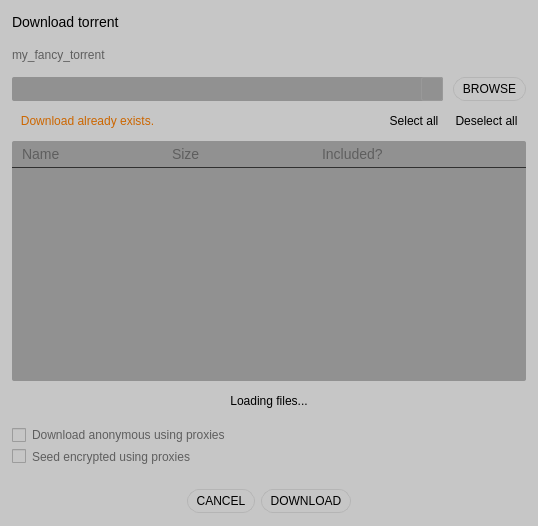
<?xml version="1.0" encoding="UTF-8"?>
<ui version="4.0">
 <class>Form</class>
 <widget class="QWidget" name="Form">
  <property name="geometry">
   <rect>
    <x>0</x>
    <y>0</y>
    <width>538</width>
    <height>526</height>
   </rect>
  </property>
  <property name="sizePolicy">
   <sizepolicy hsizetype="Expanding" vsizetype="Expanding">
    <horstretch>0</horstretch>
    <verstretch>0</verstretch>
   </sizepolicy>
  </property>
  <property name="minimumSize">
   <size>
    <width>0</width>
    <height>0</height>
   </size>
  </property>
  <property name="maximumSize">
   <size>
    <width>16777215</width>
    <height>16777215</height>
   </size>
  </property>
  <property name="cursor">
   <cursorShape>ArrowCursor</cursorShape>
  </property>
  <property name="windowTitle">
   <string>Form</string>
  </property>
  <property name="autoFillBackground">
   <bool>false</bool>
  </property>
  <property name="styleSheet">
   <string notr="true">QWidget {
background-color: #c6c6c6;
border-radius: 2px;
}
QToolButton {
border: 1px solid #B5B5B5;
border-radius: 12px;
color: black;
padding-left: 4px;
padding-right: 4px;
}
QToolButton::hover {
border: 1px solid white;
color: black;
}</string>
  </property>
  <layout class="QVBoxLayout" name="verticalLayout">
   <property name="spacing">
    <number>0</number>
   </property>
   <property name="sizeConstraint">
    <enum>QLayout::SetMinimumSize</enum>
   </property>
   <property name="leftMargin">
    <number>0</number>
   </property>
   <property name="topMargin">
    <number>0</number>
   </property>
   <property name="rightMargin">
    <number>0</number>
   </property>
   <property name="bottomMargin">
    <number>0</number>
   </property>
   <item>
    <widget class="QWidget" name="dialog_main_container" native="true">
     <property name="sizePolicy">
      <sizepolicy hsizetype="Expanding" vsizetype="Expanding">
       <horstretch>0</horstretch>
       <verstretch>0</verstretch>
      </sizepolicy>
     </property>
     <layout class="QVBoxLayout" name="verticalLayout_2">
      <property name="spacing">
       <number>0</number>
      </property>
      <property name="sizeConstraint">
       <enum>QLayout::SetMinimumSize</enum>
      </property>
      <property name="leftMargin">
       <number>12</number>
      </property>
      <property name="topMargin">
       <number>12</number>
      </property>
      <property name="rightMargin">
       <number>12</number>
      </property>
      <property name="bottomMargin">
       <number>12</number>
      </property>
      <item>
       <widget class="QLabel" name="dialog_title_label">
        <property name="sizePolicy">
         <sizepolicy hsizetype="Preferred" vsizetype="Fixed">
          <horstretch>0</horstretch>
          <verstretch>0</verstretch>
         </sizepolicy>
        </property>
        <property name="minimumSize">
         <size>
          <width>0</width>
          <height>20</height>
         </size>
        </property>
        <property name="maximumSize">
         <size>
          <width>16777215</width>
          <height>20</height>
         </size>
        </property>
        <property name="styleSheet">
         <string notr="true">font-size: 14px;
color: black;</string>
        </property>
        <property name="text">
         <string>Download torrent</string>
        </property>
       </widget>
      </item>
      <item>
       <widget class="QLabel" name="torrent_name_label">
        <property name="sizePolicy">
         <sizepolicy hsizetype="Expanding" vsizetype="Expanding">
          <horstretch>0</horstretch>
          <verstretch>0</verstretch>
         </sizepolicy>
        </property>
        <property name="minimumSize">
         <size>
          <width>0</width>
          <height>28</height>
         </size>
        </property>
        <property name="maximumSize">
         <size>
          <width>16777215</width>
          <height>200</height>
         </size>
        </property>
        <property name="styleSheet">
         <string notr="true">color: #5e5e5e;</string>
        </property>
        <property name="text">
         <string>my_fancy_torrent</string>
        </property>
        <property name="wordWrap">
         <bool>true</bool>
        </property>
       </widget>
      </item>
      <item>
       <widget class="QWidget" name="widget" native="true">
        <layout class="QHBoxLayout" name="horizontalLayout_2">
         <property name="spacing">
          <number>10</number>
         </property>
         <property name="leftMargin">
          <number>0</number>
         </property>
         <property name="topMargin">
          <number>0</number>
         </property>
         <property name="rightMargin">
          <number>0</number>
         </property>
         <property name="bottomMargin">
          <number>0</number>
         </property>
         <item>
          <widget class="QComboBox" name="destination_input">
           <property name="minimumSize">
            <size>
             <width>0</width>
             <height>24</height>
            </size>
           </property>
           <property name="maximumSize">
            <size>
             <width>16777215</width>
             <height>24</height>
            </size>
           </property>
           <property name="styleSheet">
            <string notr="true">QComboBox {
background-color: #919191;
border: none;
color: #5e5e5e;
padding: 4px;
}
QComboBox::drop-down {
width: 20px;
border: 1px solid #999;
border-radius: 2px;
}
QComboBox QAbstractItemView {
selection-background-color: #919191;
}</string>
           </property>
           <property name="editable">
            <bool>true</bool>
           </property>
           <property name="currentText">
            <string/>
           </property>
          </widget>
         </item>
         <item>
          <widget class="QToolButton" name="browse_dir_button">
           <property name="minimumSize">
            <size>
             <width>0</width>
             <height>24</height>
            </size>
           </property>
           <property name="maximumSize">
            <size>
             <width>16777215</width>
             <height>24</height>
            </size>
           </property>
           <property name="text">
            <string>BROWSE</string>
           </property>
          </widget>
         </item>
        </layout>
       </widget>
      </item>
      <item>
       <spacer name="verticalSpacer">
        <property name="orientation">
         <enum>Qt::Vertical</enum>
        </property>
        <property name="sizeType">
         <enum>QSizePolicy::Fixed</enum>
        </property>
        <property name="sizeHint" stdset="0">
         <size>
          <width>20</width>
          <height>10</height>
         </size>
        </property>
       </spacer>
      </item>
      <item>
       <widget class="QWidget" name="download_files_container" native="true">
        <layout class="QHBoxLayout" name="horizontalLayout_3">
         <property name="spacing">
          <number>0</number>
         </property>
         <property name="leftMargin">
          <number>0</number>
         </property>
         <property name="topMargin">
          <number>0</number>
         </property>
         <property name="rightMargin">
          <number>0</number>
         </property>
         <property name="bottomMargin">
          <number>0</number>
         </property>
         <item>
          <widget class="QToolButton" name="existing_download_info_label">
           <property name="sizePolicy">
            <sizepolicy hsizetype="Minimum" vsizetype="Fixed">
             <horstretch>0</horstretch>
             <verstretch>0</verstretch>
            </sizepolicy>
           </property>
           <property name="styleSheet">
            <string notr="true">border: None; color: #cc6600;</string>
           </property>
           <property name="text">
            <string>Download already exists.</string>
           </property>
          </widget>
         </item>
         <item>
          <spacer name="horizontalSpacer_3">
           <property name="orientation">
            <enum>Qt::Horizontal</enum>
           </property>
           <property name="sizeHint" stdset="0">
            <size>
             <width>40</width>
             <height>20</height>
            </size>
           </property>
          </spacer>
         </item>
         <item>
          <widget class="QToolButton" name="select_all_files_button">
           <property name="sizePolicy">
            <sizepolicy hsizetype="Minimum" vsizetype="Fixed">
             <horstretch>0</horstretch>
             <verstretch>0</verstretch>
            </sizepolicy>
           </property>
           <property name="cursor">
            <cursorShape>PointingHandCursor</cursorShape>
           </property>
           <property name="styleSheet">
            <string notr="true">border: None;</string>
           </property>
           <property name="text">
            <string>Select all</string>
           </property>
          </widget>
         </item>
         <item>
          <widget class="QToolButton" name="deselect_all_files_button">
           <property name="sizePolicy">
            <sizepolicy hsizetype="Minimum" vsizetype="Fixed">
             <horstretch>0</horstretch>
             <verstretch>0</verstretch>
            </sizepolicy>
           </property>
           <property name="cursor">
            <cursorShape>PointingHandCursor</cursorShape>
           </property>
           <property name="styleSheet">
            <string notr="true">border: None;</string>
           </property>
           <property name="text">
            <string>Deselect all</string>
           </property>
          </widget>
         </item>
        </layout>
       </widget>
      </item>
      <item>
       <spacer name="verticalSpacer_2">
        <property name="orientation">
         <enum>Qt::Vertical</enum>
        </property>
        <property name="sizeType">
         <enum>QSizePolicy::Fixed</enum>
        </property>
        <property name="sizeHint" stdset="0">
         <size>
          <width>20</width>
          <height>10</height>
         </size>
        </property>
       </spacer>
      </item>
      <item>
       <widget class="QTreeWidget" name="files_list_view">
        <property name="sizePolicy">
         <sizepolicy hsizetype="Expanding" vsizetype="Fixed">
          <horstretch>0</horstretch>
          <verstretch>0</verstretch>
         </sizepolicy>
        </property>
        <property name="minimumSize">
         <size>
          <width>0</width>
          <height>240</height>
         </size>
        </property>
        <property name="maximumSize">
         <size>
          <width>16777215</width>
          <height>240</height>
         </size>
        </property>
        <property name="styleSheet">
         <string notr="true">QTreeWidget {
border: none;
font-size: 13px;
background-color: #919191;
}
QTreeWidget::item {
color: black;
}
QHeaderView {
background-color: transparent;
}
QHeaderView::section {
background-color: transparent;
border: none;
padding-left: 10px;
height: 26px;
color: #5e5e5e;
font-size: 14px;
border-bottom: 1px solid #303030;
}
QTableCornerButton::section {
background-color: transparent;
}</string>
        </property>
        <property name="selectionMode">
         <enum>QAbstractItemView::NoSelection</enum>
        </property>
        <property name="indentation">
         <number>0</number>
        </property>
        <attribute name="headerDefaultSectionSize">
         <number>150</number>
        </attribute>
        <attribute name="headerStretchLastSection">
         <bool>true</bool>
        </attribute>
        <column>
         <property name="text">
          <string>Name</string>
         </property>
        </column>
        <column>
         <property name="text">
          <string>Size</string>
         </property>
        </column>
        <column>
         <property name="text">
          <string>Included?</string>
         </property>
        </column>
       </widget>
      </item>
      <item>
       <widget class="QLabel" name="loading_files_label">
        <property name="sizePolicy">
         <sizepolicy hsizetype="Preferred" vsizetype="Fixed">
          <horstretch>0</horstretch>
          <verstretch>0</verstretch>
         </sizepolicy>
        </property>
        <property name="minimumSize">
         <size>
          <width>0</width>
          <height>40</height>
         </size>
        </property>
        <property name="maximumSize">
         <size>
          <width>16777215</width>
          <height>40</height>
         </size>
        </property>
        <property name="styleSheet">
         <string notr="true">color: black;</string>
        </property>
        <property name="text">
         <string>Loading files...</string>
        </property>
        <property name="alignment">
         <set>Qt::AlignCenter</set>
        </property>
       </widget>
      </item>
      <item>
       <widget class="QCheckBox" name="anon_download_checkbox">
        <property name="minimumSize">
         <size>
          <width>0</width>
          <height>28</height>
         </size>
        </property>
        <property name="maximumSize">
         <size>
          <width>16777215</width>
          <height>28</height>
         </size>
        </property>
        <property name="styleSheet">
         <string notr="true">color: #5e5e5e;</string>
        </property>
        <property name="text">
         <string>Download anonymous using proxies</string>
        </property>
       </widget>
      </item>
      <item>
       <widget class="QCheckBox" name="safe_seed_checkbox">
        <property name="enabled">
         <bool>true</bool>
        </property>
        <property name="styleSheet">
         <string notr="true">color: #5e5e5e;</string>
        </property>
        <property name="text">
         <string>Seed encrypted using proxies</string>
        </property>
        <property name="tristate">
         <bool>false</bool>
        </property>
       </widget>
      </item>
     </layout>
    </widget>
   </item>
   <item>
    <widget class="QWidget" name="dialog_button_container" native="true">
     <property name="sizePolicy">
      <sizepolicy hsizetype="Preferred" vsizetype="Fixed">
       <horstretch>0</horstretch>
       <verstretch>0</verstretch>
      </sizepolicy>
     </property>
     <property name="minimumSize">
      <size>
       <width>0</width>
       <height>50</height>
      </size>
     </property>
     <property name="maximumSize">
      <size>
       <width>16777215</width>
       <height>50</height>
      </size>
     </property>
     <property name="styleSheet">
      <string notr="true"/>
     </property>
     <layout class="QHBoxLayout" name="horizontalLayout">
      <property name="leftMargin">
       <number>12</number>
      </property>
      <property name="topMargin">
       <number>12</number>
      </property>
      <property name="rightMargin">
       <number>12</number>
      </property>
      <property name="bottomMargin">
       <number>12</number>
      </property>
      <item>
       <spacer name="horizontalSpacer">
        <property name="orientation">
         <enum>Qt::Horizontal</enum>
        </property>
        <property name="sizeHint" stdset="0">
         <size>
          <width>40</width>
          <height>20</height>
         </size>
        </property>
       </spacer>
      </item>
      <item>
       <widget class="QToolButton" name="cancel_button">
        <property name="sizePolicy">
         <sizepolicy hsizetype="Preferred" vsizetype="Fixed">
          <horstretch>0</horstretch>
          <verstretch>0</verstretch>
         </sizepolicy>
        </property>
        <property name="minimumSize">
         <size>
          <width>0</width>
          <height>24</height>
         </size>
        </property>
        <property name="maximumSize">
         <size>
          <width>16777215</width>
          <height>24</height>
         </size>
        </property>
        <property name="text">
         <string>CANCEL</string>
        </property>
       </widget>
      </item>
      <item>
       <widget class="QToolButton" name="download_button">
        <property name="minimumSize">
         <size>
          <width>0</width>
          <height>24</height>
         </size>
        </property>
        <property name="maximumSize">
         <size>
          <width>16777215</width>
          <height>24</height>
         </size>
        </property>
        <property name="cursor">
         <cursorShape>PointingHandCursor</cursorShape>
        </property>
        <property name="styleSheet">
         <string notr="true"/>
        </property>
        <property name="text">
         <string>DOWNLOAD</string>
        </property>
       </widget>
      </item>
      <item>
       <spacer name="horizontalSpacer_2">
        <property name="orientation">
         <enum>Qt::Horizontal</enum>
        </property>
        <property name="sizeHint" stdset="0">
         <size>
          <width>40</width>
          <height>20</height>
         </size>
        </property>
       </spacer>
      </item>
     </layout>
    </widget>
   </item>
  </layout>
 </widget>
 <resources/>
 <connections/>
</ui>
